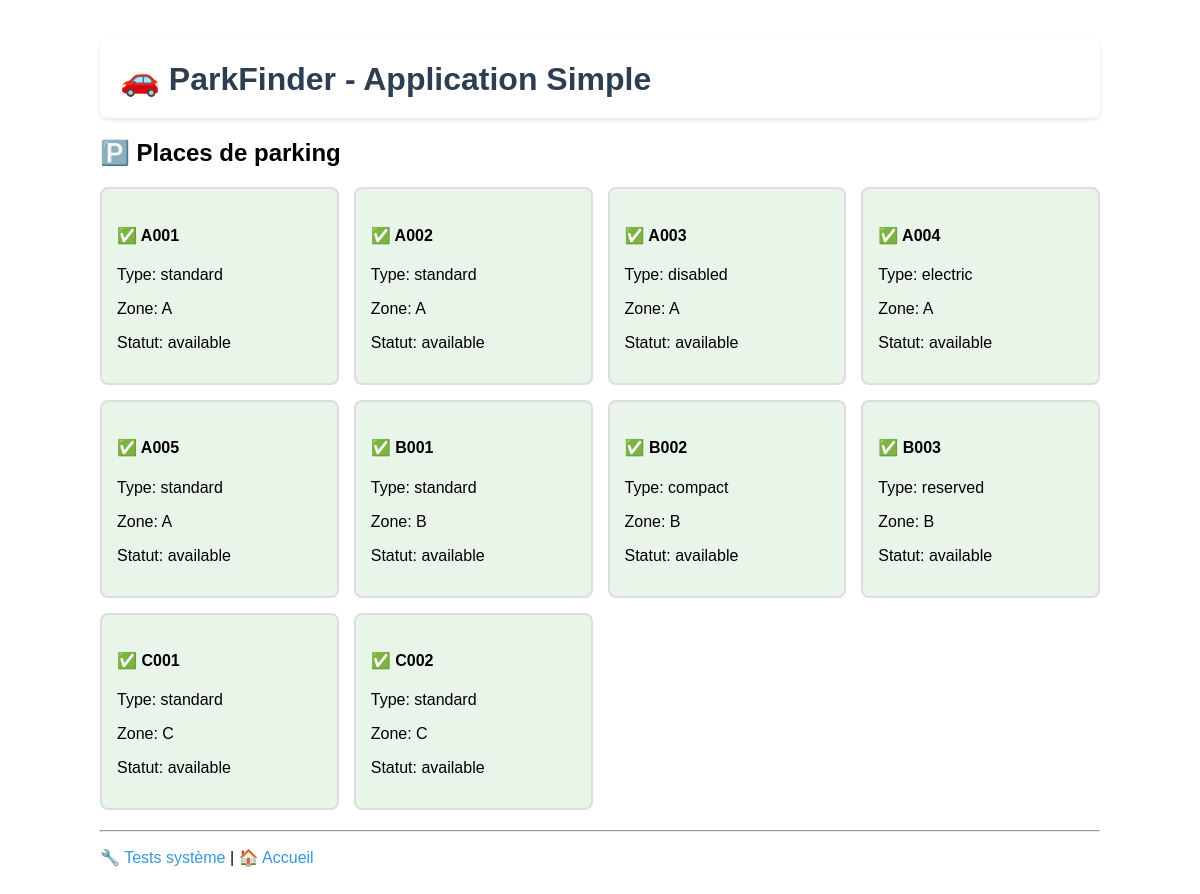
Page /public/simple-app.php?action=spots (signed in) on the earlier database version.
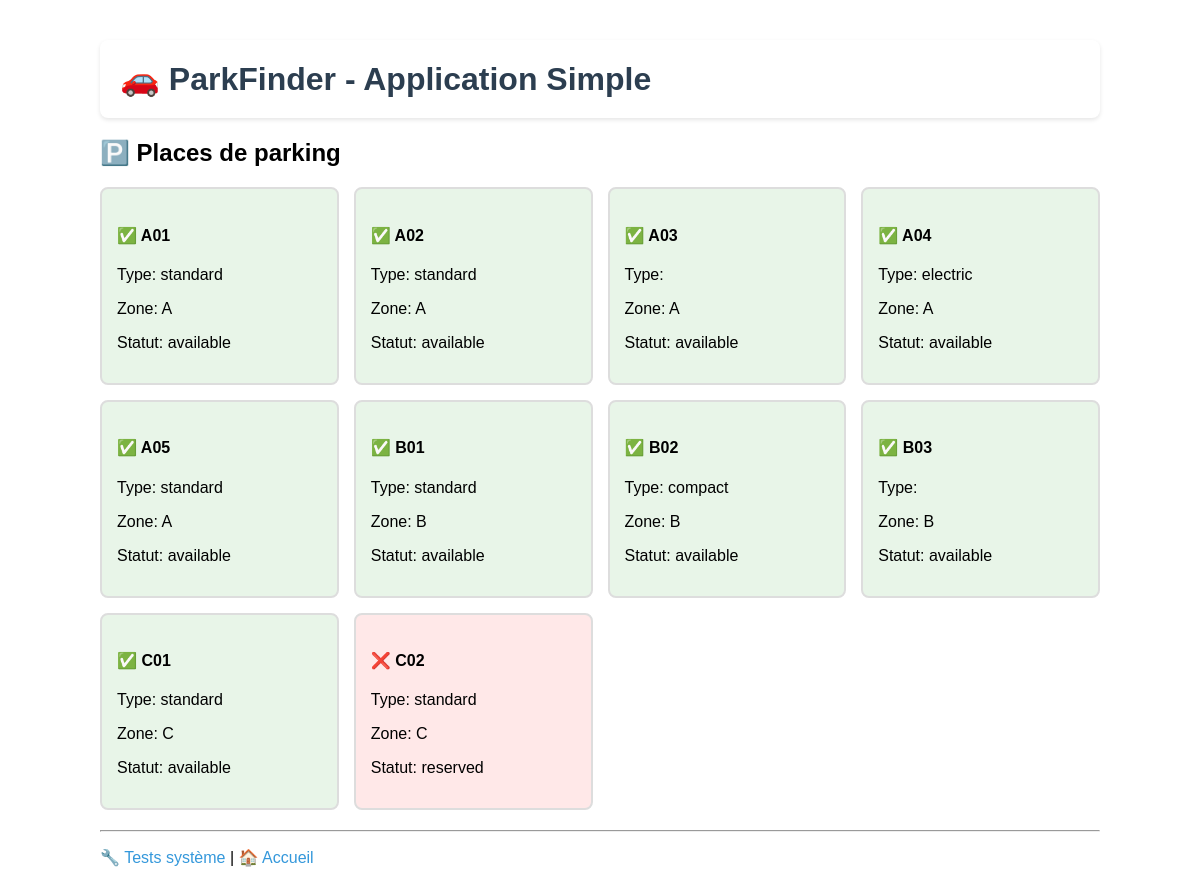
Same page on the later database version.
### tables this page shows
CREATE TABLE IF NOT EXISTS parking_spots (
    spot_id INT AUTO_INCREMENT PRIMARY KEY,
    spot_number VARCHAR(10) UNIQUE NOT NULL,
    spot_type ENUM('standard', 'disabled', 'reserved', 'electric', 'compact') DEFAULT 'standard',
    status ENUM('available', 'occupied', 'maintenance', 'reserved') DEFAULT 'available',
    floor_level INT DEFAULT 1,
    zone_section VARCHAR(10) DEFAULT 'A',
    length_cm INT DEFAULT 500,
    width_cm INT DEFAULT 250,
    description TEXT,
    is_active BOOLEAN DEFAULT TRUE,
    created_at TIMESTAMP DEFAULT CURRENT_TIMESTAMP,
    updated_at TIMESTAMP DEFAULT CURRENT_TIMESTAMP ON UPDATE CURRENT_TIMESTAMP,
    hourly_rate DECIMAL(10,2) DEFAULT 2.50
);

### public/simple-app.php (the view, shortened to what this page needs)
<?php
$config = [
    'db_host' => 'localhost',
    'db_name' => 'parking_management_system',
    'db_user' => 'root',
    'db_pass' => ''
];
echo "<h1>🚗 ParkFinder - Application Simple</h1>";
try {
    $pdo = new PDO("mysql:host={$config['db_host']};dbname={$config['db_name']}", $config['db_user'], $config['db_pass']);
    $pdo->setAttribute(PDO::ATTR_ERRMODE, PDO::ERRMODE_EXCEPTION);
    $action = $_GET['action'] ?? 'home';
    switch($action) {
        case 'spots':
            echo "<h2>🅿️ Places de parking</h2>";
            $stmt = $pdo->query("SELECT * FROM parking_spots WHERE is_active = 1 ORDER BY zone_section, spot_number");
            $spots = $stmt->fetchAll();
            echo "<div style='display:grid;grid-template-columns:repeat(auto-fill,minmax(200px,1fr));gap:15px;margin:20px 0;'>";
            foreach($spots as $spot) {
                $statusColor = $spot['status'] === 'available' ? '#e8f5e8' : '#ffe8e8';
                $statusIcon = $spot['status'] === 'available' ? '✅' : '❌';
                echo "<div style='background:$statusColor;padding:15px;border-radius:8px;border:2px solid #ddd;'>";
                echo "<h4>$statusIcon {$spot['spot_number']}</h4>";
                echo "<p>Type: {$spot['spot_type']}</p>";
                echo "<p>Zone: {$spot['zone_section']}</p>";
                echo "<p>Statut: {$spot['status']}</p>";
                echo "</div>";
            }
            echo "</div>";
            break;
    }
} catch(Exception $e) {
    echo "<h2>❌ Erreur</h2>";
    echo "<p>" . htmlspecialchars($e->getMessage()) . "</p>";
    echo "<p>Vérifiez:</p>";
    echo "<ul>";
    echo "<li>MySQL est démarré</li>";
    echo "<li>La base de données existe</li>";
    echo "<li><a href='create-db.php'>Créer la base de données</a></li>";
    echo "</ul>";
}
echo "<hr>";
echo "<p><a href='start.php'>🔧 Tests système</a> | <a href='?'>🏠 Accueil</a></p>";
?>

Differences in the rows shown:
changed parking_spots (number 1 of 10 on the later page): spot_number "A001" → "A01"
changed parking_spots (number 2 of 10 on the later page): spot_number "A002" → "A02"
changed parking_spots (number 3 of 10 on the later page): spot_number "A003" → "A03"; spot_type "disabled" → (not shown)
changed parking_spots "electric": spot_number "A004" → "A04"
changed parking_spots (number 5 of 10 on the later page): spot_number "A005" → "A05"
changed parking_spots (number 6 of 10 on the later page): spot_number "B001" → "B01"
changed parking_spots "compact": spot_number "B002" → "B02"
changed parking_spots (number 8 of 10 on the later page): spot_number "B003" → "B03"; spot_type "reserved" → (not shown)
changed parking_spots (number 9 of 10 on the later page): spot_number "C001" → "C01"
changed parking_spots: status "✅" → "❌"; spot_number "C002" → "C02"; status "available" → "reserved"
